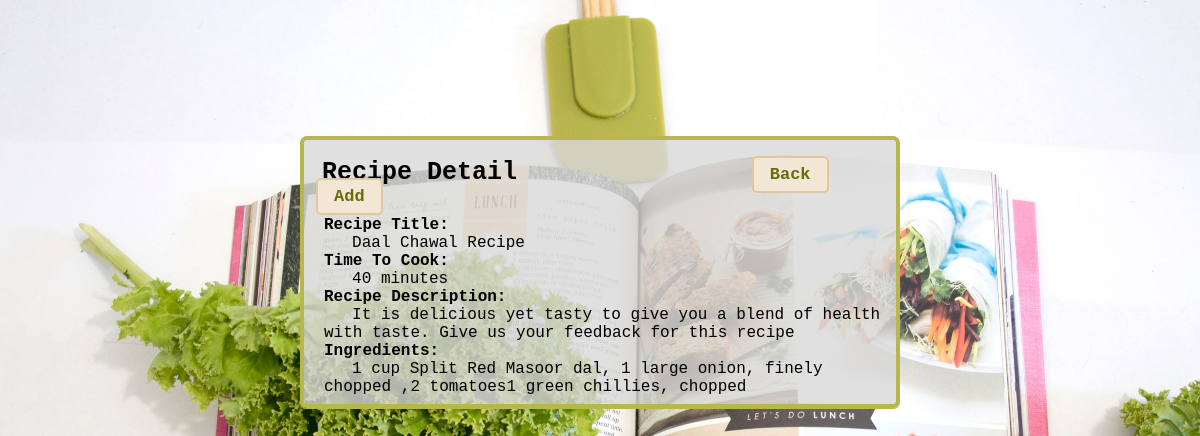
Screenshot of /readmore.php?id=3 with the database file from the repository.
### tables this page shows
CREATE TABLE `allrecipe` (
  `id` int(4) NOT NULL,
  `title` varchar(100) NOT NULL,
  `time` int(2) NOT NULL,
  `description` varchar(1000) NOT NULL,
  `ingredients` varchar(500) NOT NULL
);

### readmore.php (the view, shortened to what this page needs)
<?php include("assests/database/connection.php")?>
<?php
    if(isset($_GET['id']) && $_GET['id'] >= 1)
    {
        $query = "SELECT * FROM allrecipe ";
    $query .= "WHERE id={$_GET['id']}";
    $result  = mysqli_query($connection, $query);
    $row = mysqli_fetch_assoc($result);
    $output = " <p>Recipe Title:</p>
    <p class='detail'>{$row['title']}</p>
    <p>Time To Cook:</p>
    <p class='detail'>{$row['time']} minutes</p>
    <p>Recipe Description:</p>
    <p class='detail'>{$row['description']}</p>
    <p>Ingredients:</p>
    <p class='detail'>{$row['ingredients']}</p>";
    }
?>
<?php include("includes/header.php"); ?>
<?php include("includes/more.php"); ?>
<?php include("includes/footer.php"); ?>

### assests/main.css (style rules this page uses)
* { margin:0px; padding:0px; font-family: courier,sans-serif;; box-sizing:border-box; font-weight:thicker; }
body { background-image:url("image/recipe.jpg"); background-repeat:no-repeat; background-attachment:fixed; background-size:cover; }
.detail { font-weight:normal; text-indent:5%; }

### rows the page displays
allrecipe: title "Daal Chawal Recipe", time "40", description "It is delicious yet tasty to give you a blend of health with taste. Give us your feedback for this recipe", ingredients "1 cup Split Red Masoor dal, 1 large onion, finely chopped ,2 tomatoes1 green chillies, chopped"
